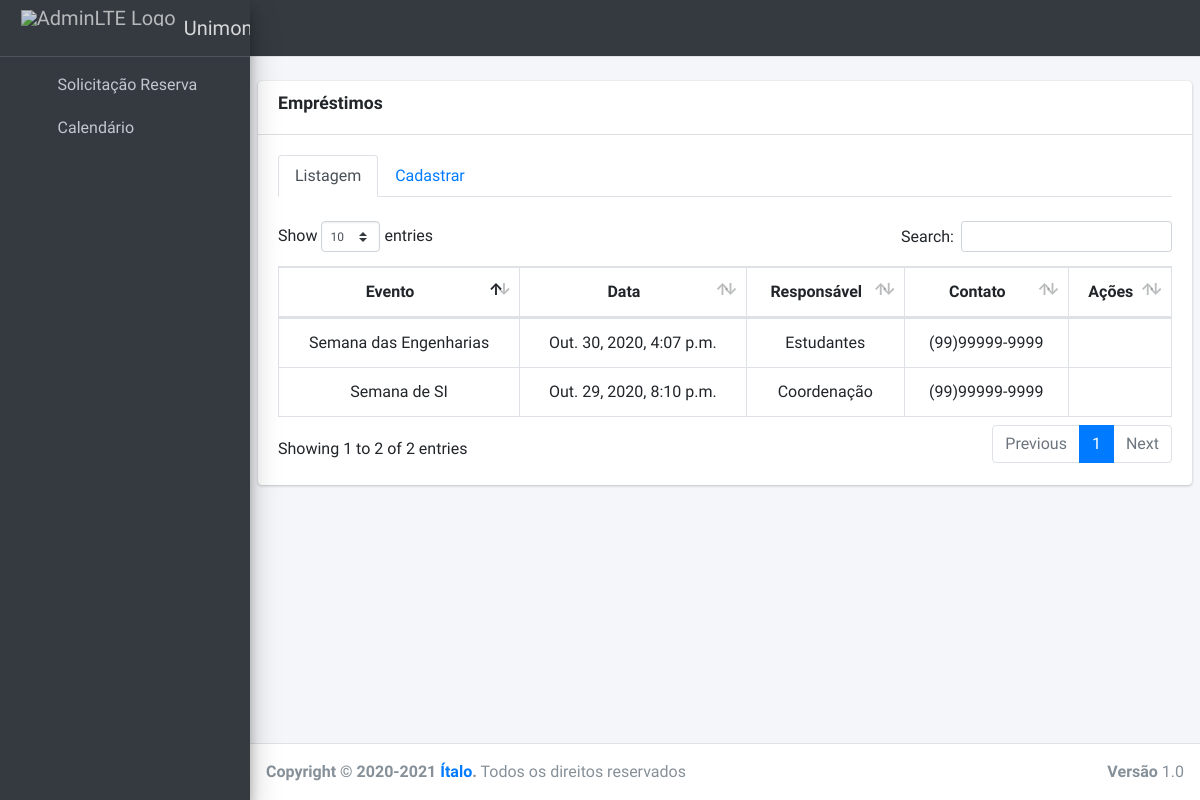
Before: /panel/emprestimo/cadastrar with the older database file.
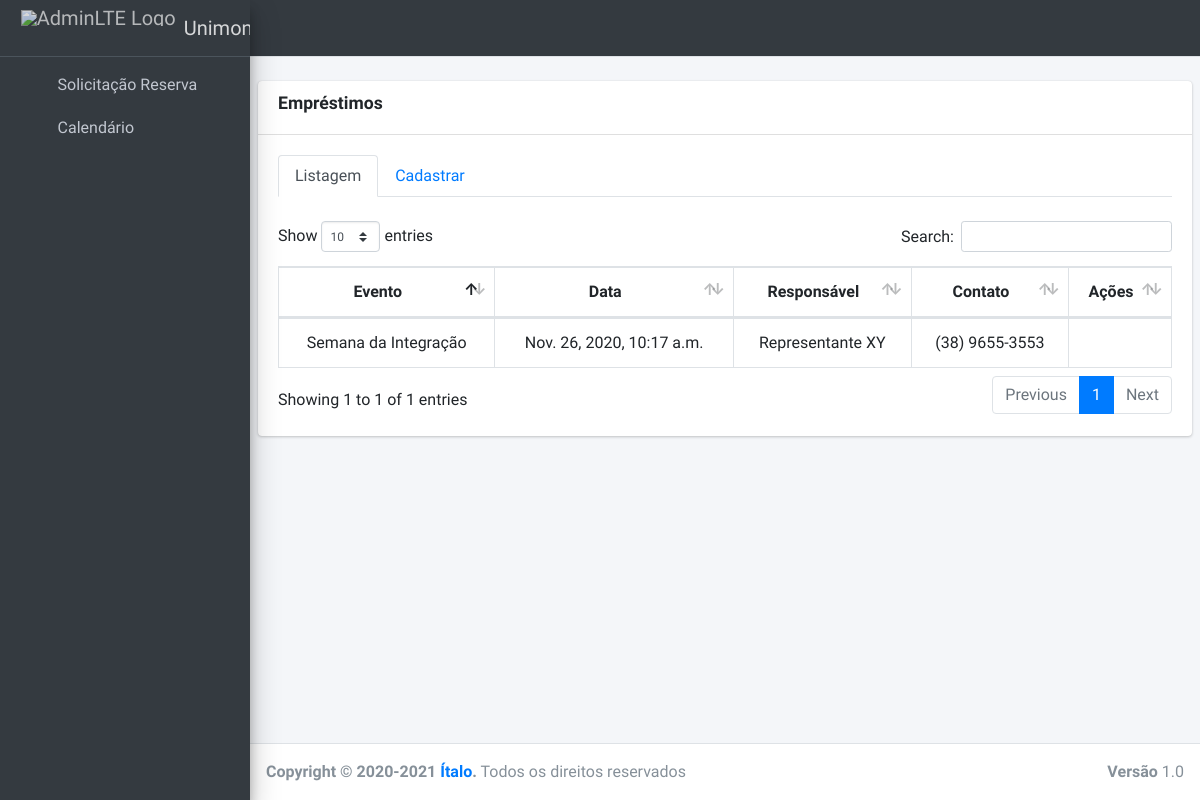
After: the same page with the newer database file.
### core/models.py (models this page shows, shortened)
class Emprestimo(models.Model):
    date = models.DateTimeField()
    evento = models.CharField(max_length=200)
    responsavel = models.CharField(max_length=100)
    email = models.EmailField()
    contato = models.CharField(max_length=15, blank=True)
    computador_codigo = models.ForeignKey(Computador, on_delete=models.SET_NULL, null=True)
    user_id = models.ForeignKey(CustomUsuario, on_delete=models.SET_NULL, null=True)

### core/views.py (the view, shortened to what this page needs)
# urls.py: path('panel/emprestimo/cadastrar', CreateEmprestimoView.as_view(), name='emprestimo-create'),
class CreateEmprestimoView(CreateView):
    form_class = EmprestimoForm
    template_name = 'panel/emprestimo/create.html'
    success_url = reverse_lazy('emprestimo-create')
    def get_context_data(self, **kwargs):
        context = super(CreateEmprestimoView, self).get_context_data(**kwargs)
        context['emprestimos'] = Emprestimo.objects.order_by('?').all()
        return context

### core/forms.py
class EmprestimoForm(forms.ModelForm):
    class Meta:
        model = Emprestimo
        fields = ('date', 'evento', 'responsavel', 'email', 'contato', 'computador_codigo')

### core/models.py (called while the page is built)
    def __str__(self):
        return str(self.codigo)

### core/templates/panel/emprestimo/create.html (shortened to what this page needs)
{% extends 'layouts/base.html' %}
{% load static %}
{% block head %}
<link rel="stylesheet" href="{% static 'plugins/datatables-bs4/css/dataTables.bootstrap4.min.css' %}">
<link rel="stylesheet" href="{% static 'plugins/datatables-responsive/css/responsive.bootstrap4.min.css' %}">
{% endblock %}
{% block layouts %}
    {% include 'layouts/navbar.html' %}
    {% include 'layouts/sidebar.html' %}
{% endblock %}
{% block content %}
{% load widget_tweaks %}
 <div class="content-wrapper">
    <br>
    <section class="content">
      <div class="card">
        <div class="card-header">
          <h3 class="card-title"><label>Empréstimos</label></h3>
        </div>
        <div class="card-body">
          <ul class="nav nav-tabs" id="custom-content-below-tab" role="tablist">
            <li class="nav-item">
              <a class="nav-link active" id="custom-content-below-home-tab" data-toggle="pill" href="#custom-content-below-home" role="tab" aria-controls="custom-content-below-home" aria-selected="true">Listagem</a>
            </li>
            <li class="nav-item">
              <a class="nav-link" id="custom-content-below-profile-tab" data-toggle="pill" href="#custom-content-below-profile" role="tab" aria-controls="custom-content-below-profile" aria-selected="false">Cadastrar</a>
            </li>
          </ul>
          <div class="tab-content" id="custom-content-below-tabContent">
            <div class="tab-pane fade show active" id="custom-content-below-home" role="tabpanel" aria-labelledby="custom-content-below-home-tab">
              <br>
              <table id="table-lab" class="table table-bordered table-hover dataTable">
                <thead>
                    <tr>
                        <th class="text-center">Evento</th>
                        <th class="text-center">Data</th>
                        <th class="text-center">Responsável</th>
                        <th class="text-center">Contato</th>
                        <th class="text-center">Ações</th>
                    </tr>
                </thead>
                <tbody>
                    {% for e in emprestimos %}
                        <tr>
                            <td>{{ e.evento }}</td>
                            <td>{{ e.date }}</td>
                            <td>{{ e.responsavel }}</td>
                            <td>{{ e.contato }}</td>
                            <td>
                                <a href="{% url 'emprestimo-detail' e.pk %}" title="Informações"><i class="far fa-eye"></i></a>
                            </td>
                        </tr>
                    {% endfor %}
                </tbody>
              </table>
           </div>
          </div>
        </div>
      </div>
    </section>
  </div>
{% endblock %}
{% block footer %}
    {% include 'layouts/footer.html' %}
{% endblock %}

Changed rows visible on the page:
removed Emprestimo: evento "Semana de SI", date "Out. 29, 2020, 8:10 p.m.", responsavel "Coordenação", contato "(99)99999-9999"
removed Emprestimo: evento "Semana das Engenharias", date "Out. 30, 2020, 4:07 p.m.", responsavel "Estudantes", contato "(99)99999-9999"
added Emprestimo: evento "Semana da Integração", date "Nov. 26, 2020, 10:17 a.m.", responsavel "Representante XY", contato "(38) 9655-3553"
Other visible differences:
text written by a page script: "Show entries Search: Showing 1 to 2 of 2 entries Previous 1 Next" → "Show entries Search: Showing 1 to 1 of 1 entries Previous 1 Next"
